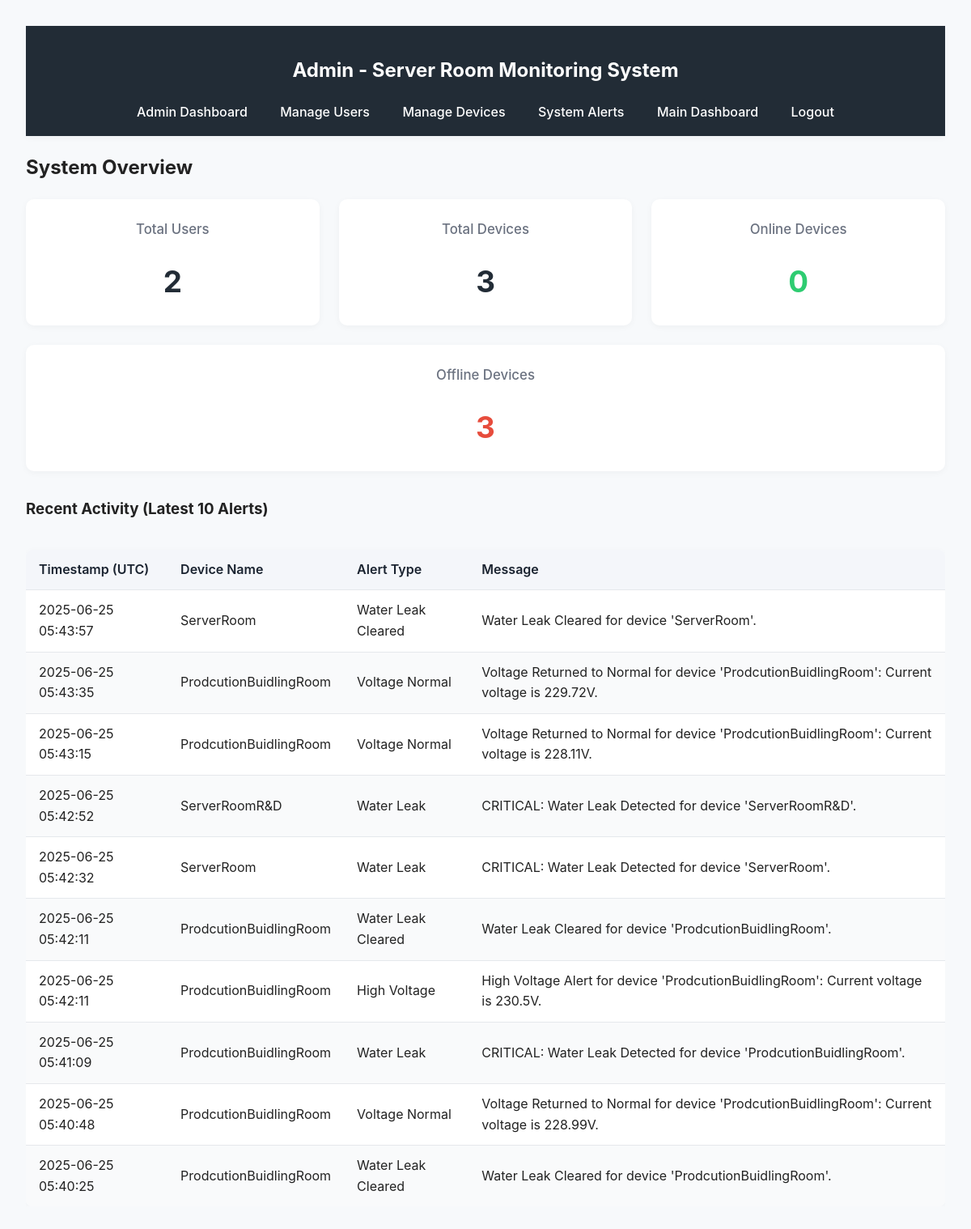
The app's page /admin/dashboard (signed in) with its own data.
### app/models.py (models this page shows, shortened)
class AlertLog(db.Model):
    id = db.Column(db.Integer, primary_key=True)
    alert_type = db.Column(db.String(50), nullable=False)
    message = db.Column(db.String(255), nullable=False)
    timestamp = db.Column(db.DateTime, index=True, default=datetime.utcnow)
    device_id = db.Column(db.Integer, db.ForeignKey('device.id'))

class Device(db.Model):
    id = db.Column(db.Integer, primary_key=True)
    name = db.Column(db.String(120), nullable=False)
    unique_hardware_id = db.Column(db.String(120), unique=True, nullable=False)
    category = db.Column(db.String(120), default='default')
    temp_threshold_high = db.Column(db.Float)
    humidity_threshold_low = db.Column(db.Float)
    humidity_threshold_high = db.Column(db.Float)
    alert_on_water = db.Column(db.Boolean, default=True)
    voltage_threshold_low = db.Column(db.Float)
    voltage_threshold_high = db.Column(db.Float)
    temp_alert_status = db.Column(db.Boolean, default=False)
    humidity_alert_status = db.Column(db.Boolean, default=False)
    water_alert_status = db.Column(db.Boolean, default=False)
    voltage_alert_status = db.Column(db.Boolean, default=False)
    sensor_data = db.relationship('SensorData', backref='device', lazy='dynamic')
    alerts = db.relationship('AlertLog', backref='device', lazy='dynamic')

### app/admin.py (the view)
@bp.route('/dashboard')
@login_required
@admin_required
def dashboard():
    user_count = User.query.count()
    device_count = Device.query.count()
    five_minutes_ago = datetime.utcnow() - timedelta(minutes=5)
    subquery = db.session.query(
        SensorData.device_id,
        db.func.max(SensorData.timestamp).label('max_timestamp')
    ).group_by(SensorData.device_id).subquery()
    latest_device_logs = db.session.query(Device, subquery.c.max_timestamp).outerjoin(
        subquery, Device.id == subquery.c.device_id
    ).all()
    online_devices = 0
    offline_devices = 0
    for device, max_timestamp in latest_device_logs:
        if max_timestamp and max_timestamp > five_minutes_ago:
            online_devices += 1
        else:
            offline_devices += 1
    recent_alerts = AlertLog.query.order_by(AlertLog.timestamp.desc()).limit(10).all()
    return render_template(
        'admin/dashboard.html',
        user_count=user_count,
        device_count=device_count,
        online_devices=online_devices,
        offline_devices=offline_devices,
        recent_alerts=recent_alerts
    )

### app/auth.py (called while the page is built)
def admin_required(f):
    @wraps(f)
    def decorated_function(*args, **kwargs):
        if not current_user.is_authenticated or current_user.role != 'admin':
            abort(403) # Forbidden
        return f(*args, **kwargs)
    return decorated_function

@login.user_loader
def load_user(id):
    return User.query.get(int(id))

### app/templates/admin/dashboard.html (shortened to what this page needs)
{% extends 'admin/layout.html' %}
{% block content %}
  <h2>System Overview</h2>
  <div class="stat-cards-container">
    <div class="stat-card">
      <h4>Total Users</h4>
      <p>{{ user_count }}</p>
    </div>
    <div class="stat-card">
      <h4>Total Devices</h4>
      <p>{{ device_count }}</p>
    </div>
    <div class="stat-card online">
      <h4>Online Devices</h4>
      <p>{{ online_devices }}</p>
    </div>
    <div class="stat-card offline">
      <h4>Offline Devices</h4>
      <p>{{ offline_devices }}</p>
    </div>
  </div>
  <h3>Recent Activity (Latest 10 Alerts)</h3>
  <div class="table-container">
    <table class="user-table">
      <thead>
        <tr>
          <th>Timestamp (UTC)</th>
          <th>Device Name</th>
          <th>Alert Type</th>
          <th>Message</th>
        </tr>
      </thead>
      <tbody>
        {% for alert in recent_alerts %}
          <tr>
            <td>{{ alert.timestamp.strftime('%Y-%m-%d %H:%M:%S') }}</td>
            <td>{{ alert.device.name }}</td>
            <td>{{ alert.alert_type }}</td>
            <td>{{ alert.message }}</td>
          </tr>
        {% else %}
          <tr>
            <td colspan="4">No recent alerts.</td>
          </tr>
        {% endfor %}
      </tbody>
    </table>
  </div>
{% endblock %}

### app/static/style.css (style rules this page uses)
body { font-family: -apple-system, BlinkMacSystemFont, "Segoe UI", Roboto, "Helvetica Neue", Arial, sans-serif; line-height: 1.6; background-color: #f7f9fb; margin: 0; color: #222; }
.user-table { width: 100%; border-collapse: separate; border-spacing: 0; margin-top: 1rem; background: white; border-radius: 8px; overflow: hidden; box-shadow: 0 2px 8px rgba(0,0,0,0.03); }
.user-table th, .user-table td { border-bottom: 1px solid #e5e8ec; padding: 12px 16px; text-align: left; }
.user-table th { background-color: #f4f6fa; font-weight: 600; color: #1a2330; }
.user-table tr:last-child td { border-bottom: none; }
.user-table tr:nth-child(even) { background-color: #f9fafb; }
.stat-cards-container { display: flex; gap: 24px; margin-bottom: 2rem; flex-wrap: wrap; }
.stat-card { flex: 1; background: white; padding: 24px; border-radius: 10px; box-shadow: 0 2px 8px rgba(0,0,0,0.04); text-align: center; min-width: 220px; transition: box-shadow 0.2s; }
.stat-card h4 { margin-top: 0; color: #6b7280; font-size: 1.05rem; font-weight: 500; }
.stat-card p { font-size: 2.3rem; font-weight: bold; margin: 0; color: #222c36; }
.stat-card.online p { color: #2ecc71; }
.stat-card.offline p { color: #e74c3c; }
.table-container { overflow-x: auto; }

### records on screen
AlertLog: timestamp "2025-06-25 05:43:57", device.name "ServerRoom", alert_type "Water Leak Cleared", message "Water Leak Cleared for device 'ServerRoom'."
AlertLog: timestamp "2025-06-25 05:43:35", device.name "ProdcutionBuidlingRoom", alert_type "Voltage Normal", message "Voltage Returned to Normal for device 'ProdcutionBuidlingRoom': Current voltage is 229.72V."
AlertLog: timestamp "2025-06-25 05:43:15", device.name "ProdcutionBuidlingRoom", alert_type "Voltage Normal", message "Voltage Returned to Normal for device 'ProdcutionBuidlingRoom': Current voltage is 228.11V."
AlertLog: timestamp "2025-06-25 05:42:52", device.name "ServerRoomR&D", alert_type "Water Leak", message "CRITICAL: Water Leak Detected for device 'ServerRoomR&D'."
AlertLog: timestamp "2025-06-25 05:42:32", device.name "ServerRoom", alert_type "Water Leak", message "CRITICAL: Water Leak Detected for device 'ServerRoom'."
AlertLog: timestamp "2025-06-25 05:42:11", device.name "ProdcutionBuidlingRoom", alert_type "Water Leak Cleared", message "Water Leak Cleared for device 'ProdcutionBuidlingRoom'."
AlertLog: timestamp "2025-06-25 05:42:11", device.name "ProdcutionBuidlingRoom", alert_type "High Voltage", message "High Voltage Alert for device 'ProdcutionBuidlingRoom': Current voltage is 230.5V."
AlertLog: timestamp "2025-06-25 05:41:09", device.name "ProdcutionBuidlingRoom", alert_type "Water Leak", message "CRITICAL: Water Leak Detected for device 'ProdcutionBuidlingRoom'."
AlertLog: timestamp "2025-06-25 05:40:48", device.name "ProdcutionBuidlingRoom", alert_type "Voltage Normal", message "Voltage Returned to Normal for device 'ProdcutionBuidlingRoom': Current voltage is 228.99V."
AlertLog: timestamp "2025-06-25 05:40:25", device.name "ProdcutionBuidlingRoom", alert_type "Water Leak Cleared", message "Water Leak Cleared for device 'ProdcutionBuidlingRoom'."

### other values on screen
{{ user_count }} "2"
{{ device_count }} "3"
{{ online_devices }} "0"
{{ offline_devices }} "3"
